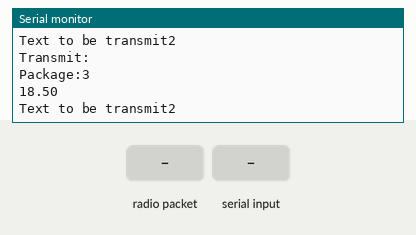
Simulated run of this sketch. Board: Arduino Uno, built with avr-gcc and run on an emulated ATmega328P. On the bench: the last lines printed to the serial monitor. The test bench sets the inputs (shaded band). No radio packets arrive unless stated.

Above: at 2.2 s.
2.3 s: radio packet "1" arrives
At 2.57 s:
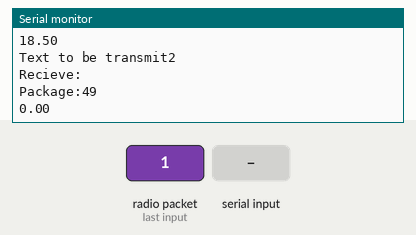
3.9 s: "1\n" received over Serial
At 5.3 s:
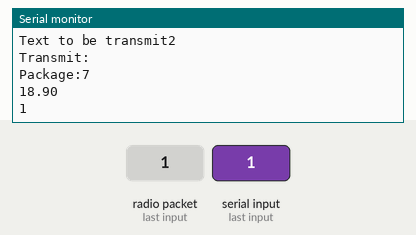
Timing chart, 0 to 6.9 s (numbered marks = the images above; inputs shaded):
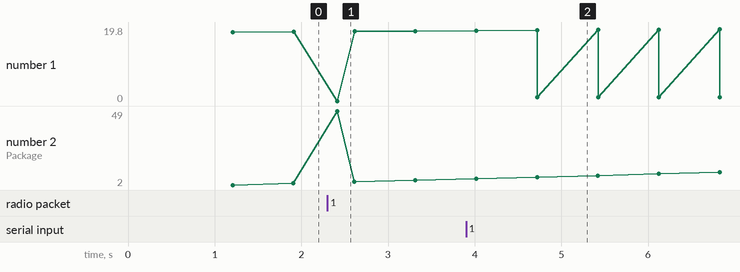

The sketch:

NRF_2way1.ino
```cpp
#include <SPI.h>
#include "RF24.h"

RF24 myRadio (7, 8);
byte addresses[][6] = {"0"};

struct package {
  int id = 1;
  float temperature = 18.3;
  char  text[300] = "Text to be transmit2";
};


typedef struct package Package;
Package dataRecieve;
Package dataTransmit;

void setup() {
  Serial.begin(115200);
  delay(1000);

  myRadio.begin();
  myRadio.setChannel(115);
  myRadio.setPALevel(RF24_PA_MAX);
  myRadio.setDataRate( RF24_250KBPS );

  myRadio.openReadingPipe(1, addresses[0]);
  myRadio.startListening();
}

void loop() {
  if ( myRadio.available()) {
    while (myRadio.available()){
      myRadio.read( &dataRecieve, sizeof(dataRecieve) );
    }
    Serial.println("Recieve: ");
    Serial.print("Package:");
    Serial.print(dataRecieve.id);
    Serial.print("\n");
    Serial.println(dataRecieve.temperature);
    Serial.println(dataRecieve.text);
    Serial.print("\n");
  }

  delay(200);

  myRadio.stopListening();
  dataTransmit.id = dataTransmit.id + 1;
  dataTransmit.temperature = dataTransmit.temperature+0.1;
  Serial.println("Transmit: ");
  Serial.print("Package:");
  Serial.print(dataTransmit.id);
  Serial.print("\n");
  Serial.println(dataTransmit.temperature);
  Serial.println(dataTransmit.text);
  Serial.print("\n");
  char inData[300];
  int index = 0;
  while (Serial.available() >= 1) {
    if (index < 500) {
      inData[index] = Serial.read();
      index++;
      inData[index] = '\0';
      sprintf(dataTransmit.text, "%s", inData);
    }
  }
  myRadio.openWritingPipe(addresses[0]);
  myRadio.write(&dataTransmit, sizeof(dataTransmit));
  myRadio.openReadingPipe(1, addresses[0]);
  myRadio.startListening();
  delay(500);
}
```

Measured:
- after the input at 2.3 s, the serial monitor: prints a new line after 0.11 s (image 1)
- after the input at 3.9 s, the serial monitor: prints a new line after 0.82 s (image 2)
- plotted number 1: 18.7 → 1 after the input at 3.9 s
